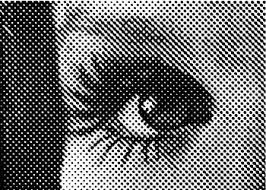
#> input picture image_tramee.jpg, 266 x 190 px
$ jupyter execute TP2.ipynb
#> lines starting #> are read from the running program, lines starting #| are printed output that depends on the picture; after the words box and inside, x2 and y2 are one past the last pixel; in counts of white or black regions, pixels touching at a corner belong together; long printed decimals are rounded
# Transformée de Fourier 2D

[cell 1]
import numpy as np
import matplotlib.pyplot as plt

## 1. Sinusoïde Fenêtrée

[cell 2]
x = np.arange(-500, 501, 1)
X, Y = np.meshgrid(x, x)
period = 200
angle = np.pi/6
grating = np.sin(
    2*np.pi*(X*np.cos(angle) + Y*np.sin(angle)) / period
)
plt.set_cmap("gray")
plt.imshow(grating)
plt.show()

[cell 3]
ft = np.fft.fftshift(grating)
ft = np.fft.fft2(ft)
ft = np.fft.fftshift(ft)

plt.imshow(abs(ft))
plt.xlim([480, 520])
plt.ylim([520, 480])
plt.show()

### 1.1 Transformée de Fourier Inverse 2D

[cell 4]
ift = np.fft.ifftshift(ft)
ift = np.fft.ifft2(ift)
ift = np.fft.ifftshift(ift)
ift = ift.real
plt.imshow(ift)
plt.show()

## 2. Fente (1)

[cell 5]
a = 50
b = 300

x = np.arange(-500, 501, 1)
X, Y = np.meshgrid(x, x)

grating = np.zeros_like(X)
mask = (np.abs(X) <= a / 2) & (np.abs(Y) <= b / 2)
grating[mask] = 1

plt.subplot(121)
plt.set_cmap("gray")
plt.imshow(grating)

ft = np.fft.fftshift(grating)
ft = np.fft.fft2(ft)
ft = np.fft.fftshift(ft)

plt.subplot(122)
plt.imshow(abs(ft))
plt.xlim([450, 550])
plt.ylim([550, 450])

plt.show()

## 3. Fente (2)

[cell 6]
a = 50

x = np.arange(-500, 501, 1)
X, Y = np.meshgrid(x, x)

grating = np.zeros_like(X)
mask = (np.abs(X) <= a / 2)
grating[mask] = 1

plt.subplot(121)
plt.set_cmap("gray")
plt.imshow(grating)

ft = np.fft.fftshift(grating)
ft = np.fft.fft2(ft)
ft = np.fft.fftshift(ft)

plt.subplot(122)
plt.imshow(abs(ft))
plt.xlim([400, 600])
plt.ylim([600, 400])

plt.show()

## 4. Réseau de fentes

[cell 7]
a = 30
num_slits = 8

x = np.arange(-500, 501, 1)
X, Y = np.meshgrid(x, x)

grating = np.zeros_like(X)

for i in range(-num_slits // 2, num_slits // 2 + 1):
    x_offset = i * 100
    mask = (np.abs(X - x_offset) <= a / 2)
    grating[mask] = 1

plt.subplot(121)
plt.set_cmap("gray")
plt.imshow(grating)

ft = np.fft.fftshift(grating)
ft = np.fft.fft2(ft)
ft = np.fft.fftshift(ft)

plt.subplot(122)
plt.imshow(abs(ft))
plt.xlim([400, 600])
plt.ylim([600, 400])

plt.show()

## 5. Superposition de 2 Réseaux

[cell 8]
a = 5
num_slits = 20

x = np.arange(-500, 501, 1)
X, Y = np.meshgrid(x, x)

grating = np.zeros_like(X)

for i in range(-num_slits // 2, num_slits // 2 + 1):
    x_offset = i * 50
    mask = (np.abs(X - x_offset) <= a / 2)
    grating[mask] = 1
for i in range(-num_slits // 2, num_slits // 2 + 1):
    y_offset = i * 50
    mask = (np.abs(Y - y_offset) <= a / 2)
    grating[mask] = 1

plt.subplot(121)
plt.set_cmap("gray")
plt.imshow(grating)

ft = np.fft.fftshift(grating)
ft = np.fft.fft2(ft)
ft = np.fft.fftshift(ft)

plt.subplot(122)
plt.imshow(abs(ft))
plt.xlim([400, 600])
plt.ylim([600, 400])

plt.show()

## 6. Tâche Circulaire

[cell 9]
radius = 80
center = (0, 0)

grating = np.zeros_like(X)

circle_mask = (X - center[0]) ** 2 + (Y - center[1]) ** 2 <= radius ** 2
grating[circle_mask] = 1

plt.subplot(121)
plt.set_cmap("gray")
plt.imshow(grating)

ft = np.fft.fftshift(grating)
ft = np.fft.fft2(ft)
ft = np.fft.fftshift(ft)

plt.subplot(122)
plt.imshow(abs(ft))
plt.xlim([460, 540])
plt.ylim([540, 460])

plt.show()

## 7. Tâche circulaire + Superposition de 2 Réseaux

[cell 10]
for i in range(-num_slits // 2, num_slits // 2 + 1):
    x_offset = i * 50
    mask = (np.abs(X - x_offset) <= a / 2)
    grating[mask] = 1
for i in range(-num_slits // 2, num_slits // 2 + 1):
    y_offset = i * 50
    mask = (np.abs(Y - y_offset) <= a / 2)
    grating[mask] = 1

plt.subplot(131)
plt.set_cmap("gray")
plt.imshow(grating)

ft = np.fft.fftshift(grating)
ft = np.fft.fft2(ft)
ft = np.fft.fftshift(ft)

plt.subplot(132)
plt.imshow(abs(ft))
plt.xlim([460, 540])
plt.ylim([540, 460])

threshold = 70
thresholded_ft = np.where(abs(ft) < threshold, 0, 1)

plt.subplot(133)
plt.imshow(thresholded_ft, cmap='gray')

plt.show()

## 8. Filtrage (Tâche circulaire + 2Réseaux)

[cell 11]
radius = 9
center = (0, 0)

filter_PB = np.zeros_like(X)
circle_mask = (X - center[0]) ** 2 + (Y - center[1]) ** 2 <= radius ** 2
filter_PB[circle_mask] = 1

plt.subplot(131)
plt.set_cmap("gray")
plt.imshow(filter_PB)
plt.xlim([460, 540])
plt.ylim([540, 460])

plt.subplot(132)
plt.set_cmap("gray")
plt.imshow(abs(ft * filter_PB))
plt.xlim([460, 540])
plt.ylim([540, 460])

plt.subplot(133)
ift = np.fft.ifftshift(ft * filter_PB)
ift = np.fft.ifft2(ift)
ift = np.fft.ifftshift(ift)
ift = ift.real
plt.imshow(ift)

plt.show()

[cell 12]
radius = 5
center = [(-20, 0), (20, 0), (0, -20), (0, 20)]

filter_PB = np.ones_like(X)
circle_mask = np.zeros_like(X)
for i in range(len(center)):
    circle_mask += (X - center[i][0]) ** 2 + (Y - center[i][1]) ** 2 <= radius ** 2
filter_PB[circle_mask > 0] = 0

plt.subplot(131)
plt.set_cmap("gray")
plt.imshow(abs(filter_PB))
plt.xlim([460, 540])
plt.ylim([540, 460])

plt.subplot(132)
plt.set_cmap("gray")
plt.imshow(abs(ft * filter_PB))
plt.xlim([460, 540])
plt.ylim([540, 460])

plt.subplot(133)
ift = np.fft.ifftshift(ft * filter_PB)
ift = np.fft.ifft2(ift)
ift = np.fft.ifftshift(ift)
ift = ift.real
plt.imshow(ift)

plt.show()

[cell 13]
a = 21

filter_PB = np.zeros_like(X)
mask = (np.abs(X) <= a / 2)
filter_PB[mask] = 1

plt.subplot(131)
plt.set_cmap("gray")
plt.imshow(abs(filter_PB))
plt.xlim([460, 540])
plt.ylim([540, 460])

plt.subplot(132)
plt.set_cmap("gray")
plt.imshow(abs(ft * filter_PB))
plt.xlim([460, 540])
plt.ylim([540, 460])

plt.subplot(133)
ift = np.fft.ifftshift(ft * filter_PB)
ift = np.fft.ifft2(ift)
ift = np.fft.ifftshift(ift)
ift = ift.real
plt.imshow(ift)

plt.show()

## 9. Détramage

[cell 14]
image_filename = "image_tramee.jpg"
image = plt.imread(image_filename)
#> image is the input picture: shape (190, 266, 3); min 0, max 255, mean 110

height, width, _ = image.shape
#> height = 190; width = 266
center_x = width // 2
#> center_x = 133
center_y = height // 2
#> center_y = 95

image_gray = image[:, :, :3].mean(axis=2) / 255

plt.subplot(231)
plt.imshow(image)

ft = np.fft.fftshift(image_gray)
ft = np.fft.fft2(ft)
ft = np.fft.fftshift(ft)

plt.subplot(232)
plt.imshow(np.abs(ft))

radius = 30
center = [(center_x, center_y)]
#> center = [(133, 95)]

X, Y = np.meshgrid(np.arange(width), np.arange(height))
filter_PB = np.zeros([height, width])
circle_mask = np.zeros([height, width])
for i in range(len(center)):
    circle_mask += (X - center[i][0]) ** 2 + (Y - center[i][1]) ** 2 <= radius ** 2
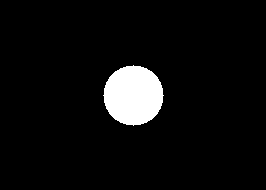
#> circle_mask: shape (190, 266) float64; values 0 (black) and 1 (white), 5.6% white; 1 white region, box (x1, y1, x2, y2) and area: (103, 65, 164, 126) 2821
filter_PB[circle_mask > 0] = 1

threshold = 150
thresholded_ft = np.where(abs(ft) < threshold, 0, 1)
#> thresholded_ft: shape (190, 266) int64; values 0 (black) and 1 (white), 1.6% white in thin lines or dots

plt.subplot(233)
plt.imshow(thresholded_ft, cmap='gray')

plt.subplot(234)
plt.set_cmap("gray")
plt.imshow(filter_PB)

plt.subplot(235)
plt.set_cmap("gray")
plt.imshow(abs(ft * filter_PB))

plt.subplot(236)
ift = np.fft.ifftshift(ft * filter_PB)
ift = np.fft.ifft2(ift)
ift = np.fft.ifftshift(ift)
ift = ift.real
plt.imshow(ift)

plt.show()

## 10. La Terre

[cell 15]
image_filename = "Earth.png"

# Read and process image. It's [X, Y, RGB, mask]. Separate its RGB components.
image = plt.imread(image_filename)
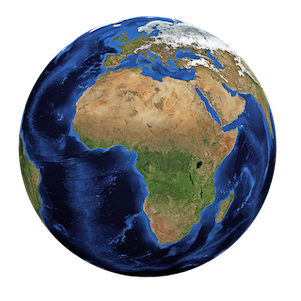
#> input picture Earth.png, 301 x 301 px
#> image is the input picture: shape (301, 301, 4) float32; mean R, G, B, A 0.183, 0.196, 0.214, 0.582
print(image.shape)
#| (301, 301, 4)
for k in range(image.shape[2]):
    plt.subplot(100 + (image.shape[2] + 1) * 10 + k + 1)
    plt.imshow(image[:, :, k])
    plt.axis("off")
plt.show()

[cell 16]
image_gray = image[:, :, :3].mean(axis=2)
#> image_gray: shape (301, 301) float32
print(image_gray.shape)
#| (301, 301)

ft = np.fft.fftshift(image_gray)
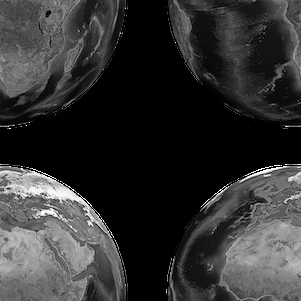
#> ft: shape (301, 301) float32; min 0, max 1, mean 0.198
ft = np.fft.fft2(ft)
ft = np.fft.fftshift(ft)

plt.subplot(231)
plt.imshow(image_gray)

plt.subplot(232)
plt.imshow(np.log(abs(ft)))

height, width, _ = image.shape
#> height = 301; width = 301
center_x = width // 2
#> center_x = 150
center_y = height // 2
#> center_y = 150
radius = 8
center = [(center_x, center_y)]
#> center = [(150, 150)]

X, Y = np.meshgrid(np.arange(width), np.arange(height))
filter_PH = np.ones([height, width])
circle_mask = np.zeros([height, width])
for i in range(len(center)):
    circle_mask += (X - center[i][0]) ** 2 + (Y - center[i][1]) ** 2 <= radius ** 2
#> circle_mask: shape (301, 301) float64; values 0 (black) and 1 (white), 0.22% white; 1 white region, box (x1, y1, x2, y2) and area: (142, 142, 159, 159) 197
filter_PH[circle_mask > 0] = 0

plt.subplot(233)
plt.imshow(filter_PH)

plt.subplot(234)
epsilon = 1e-10
plt.imshow(np.log(abs(ft * filter_PH + epsilon)))

plt.subplot(235)
ift = np.fft.ifftshift(ft * filter_PH)
ift = np.fft.ifft2(ift)
ift = np.fft.ifftshift(ift)
ift = ift.real
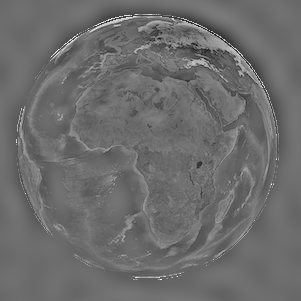
#> ift: shape (301, 301) float64; min -0.709, max 0.952, mean -1.25e-19; drawn with min black and max white
plt.imshow(ift)

plt.show()

## 11. Filtre de Sobel pour la détection de Contours.

[cell 17]
from scipy.ndimage import convolve

[cell 18]
sobel_x = np.array([[-1, 0, 1], [-2, 0, 2], [-1, 0, 1]])
image_sobel_x = convolve(image_gray, sobel_x)

sobel_y = np.array([[-1, -2, -1], [0, 0, 0], [1, 2, 1]])
image_sobel_y = convolve(image_gray, sobel_y)

gradient_magnitude = np.sqrt(image_sobel_x**2 + image_sobel_y**2)
print(gradient_magnitude.shape)
#| (301, 301)

plt.subplot(131)
plt.imshow(image_sobel_x, cmap='gray')
plt.title('Sobel X')
plt.axis("off")

plt.subplot(132)
plt.imshow(image_sobel_y, cmap='gray')
plt.title('Sobel Y')
plt.axis("off")

plt.subplot(133)
plt.imshow(gradient_magnitude, cmap='gray')
plt.title('Magnitude grad')
plt.axis("off")

plt.show()

## 12. Uranus

[cell 19]
from skimage.filters import threshold_otsu
from skimage.morphology import binary_erosion, binary_dilation
from skimage.measure import label, regionprops
from skimage.color import label2rgb

[cell 20]
image_filename = "uranus-jwst-nasa.png"

image = plt.imread(image_filename)
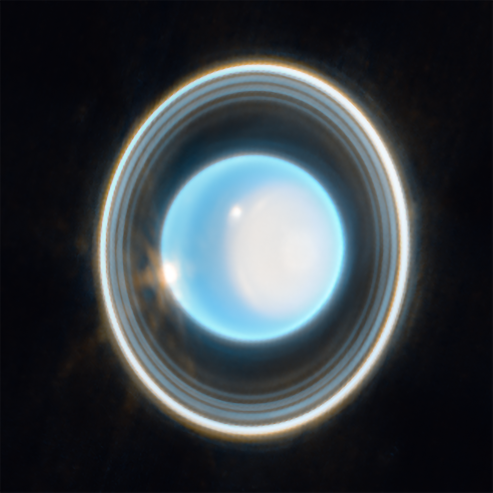
#> input picture uranus-jwst-nasa.png, 985 x 985 px (shown at 1/2 size)
#> image is the input picture: shape (985, 985, 3) float32; mean R, G, B 0.217, 0.246, 0.265
image_gray = image[:, :, :3].mean(axis=2)
#> image_gray: shape (985, 985) float32

plt.subplot(131)
plt.imshow(image_gray, cmap='gray')
plt.title('Gray Uranus')
plt.axis("off")

image_sobel_x = convolve(image_gray, sobel_x)
#> image_sobel_x: shape (985, 985) float32
image_sobel_y = convolve(image_gray, sobel_y)
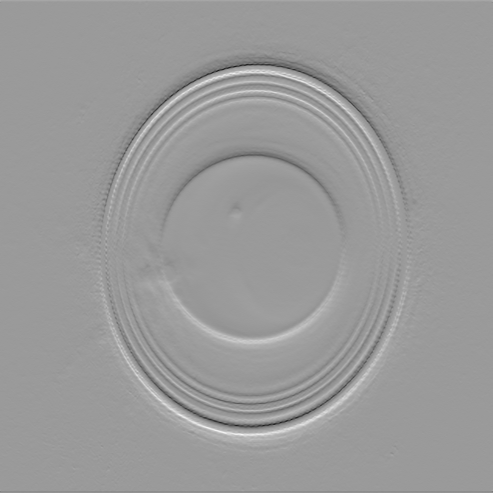
#> image_sobel_y: shape (985, 985) float32 (shown at 1/2 size); min -1.12, max 0.735, mean -1.25e-05; drawn with min black and max white
gradient_magnitude = np.sqrt(image_sobel_x**2 + image_sobel_y**2)
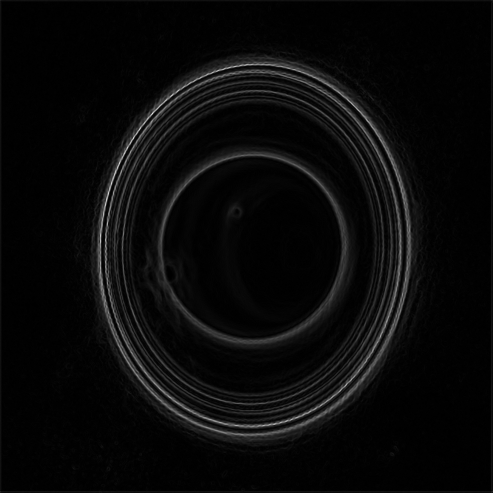
#> gradient_magnitude: shape (985, 985) float32 (shown at 1/2 size); min 0, max 1.31, mean 0.051; drawn with min black and max white

plt.subplot(132)
plt.imshow(gradient_magnitude, cmap='gray')
plt.title('Mag Grad Uranus')
plt.axis("off")

threshold_value = threshold_otsu(gradient_magnitude)
#> threshold_value = 0.177
binary_image = gradient_magnitude > threshold_value
#> binary_image: shape (985, 985) bool; 7.9% white; 328 white regions (249 under 20 px), largest, box (x1, y1, x2, y2) and area: (192, 110, 827, 883) 24551, (208, 138, 805, 857) 15743, (315, 302, 697, 690) 13197

plt.subplot(133)
plt.imshow(binary_image, cmap='gray')
plt.title('Binary Otsu Uranus')
plt.axis("off")

plt.show()

[cell 21]
radius = 5
struct = np.ones((radius,radius))
opened_image = binary_dilation(binary_erosion(binary_image, struct), struct)
#> opened_image: shape (985, 985) bool; 5.3% white; 55 white regions, largest, box (x1, y1, x2, y2) and area: (192, 115, 825, 882) 22765, (315, 302, 697, 690) 13062, (240, 176, 805, 857) 9920

plt.subplot(131)
plt.imshow(opened_image, cmap='gray')
plt.title(f"Opened Uranus r={radius}")
plt.axis("off")

plt.subplot(132)
labeled_image, num_labels = label(opened_image, connectivity=2, return_num=True)
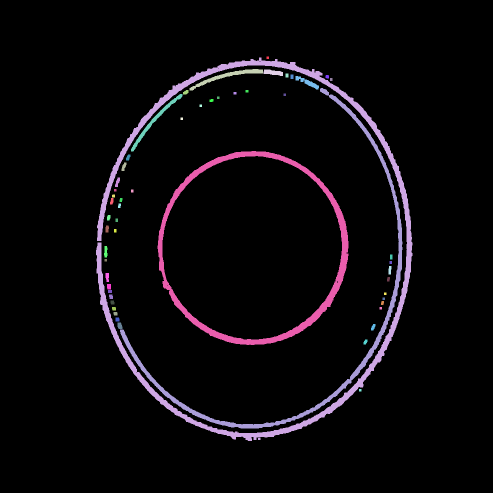
#> labeled_image: shape (985, 985) int32 (shown at 1/2 size); 56 distinct labels, from 0 to 55; one colour per label, 0 black
#> num_labels = 55
plt.imshow(opened_image, cmap='nipy_spectral')
plt.title('Labeled Uranus')
plt.axis("off")
print(num_labels)
#| 55

label_number = 20
selected_component = (labeled_image == label_number)
#> selected_component: shape (985, 985) bool; 1.3% white; 1 white region

plt.subplot(133)
plt.imshow(selected_component, cmap='gray')
plt.title(f'Connex #{label_number}')
plt.axis("off")

plt.show()

[cell 22]
properties = regionprops(selected_component.astype(int))
#> properties = 1 regions; box (x1, y1, x2, y2) and area: (315, 302, 697, 690) 13062

minr, minc, maxr, maxc = properties[0].bbox
#> minr = 302; minc = 315; maxr = 690; maxc = 697
bx = (minc, maxc, maxc, minc, minc)
#> bx = (315, 697, 697, 315, 315)
by = (minr, minr, maxr, maxr, minr)
#> by = (302, 302, 690, 690, 302)
plt.plot(bx, by, '-b', linewidth=2.5)
plt.imshow(selected_component, cmap='gray')
plt.title(f'Connex #{label_number}')
plt.axis("off")

pixels_uranus = maxc-minc
#> pixels_uranus = 382
URANUS_RADIUS = 25362000
real_distance = 2*URANUS_RADIUS/pixels_uranus
#> real_distance = 132785.3

#If pixel is a suqare
print(f"Diameter of Uranus in pixels\t=\t{pixels_uranus}\t\t\tpixels\nReal Distance -> 1 pixel\t=\t{real_distance/1000}\tkm")
#| Diameter of Uranus in pixels	=	382			pixels
#| Real Distance -> 1 pixel	=	132.785	km

plt.show()
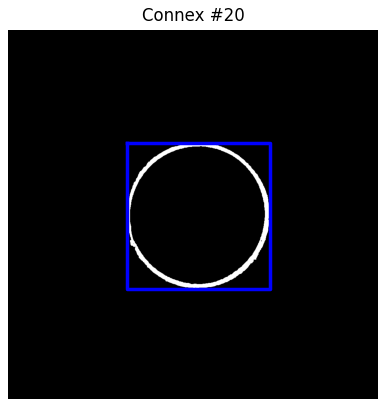
#> figure drawn by matplotlib, 1 panel

[cell 23]
DISTANCE_EARTH_URANUS = 2.723e+09

real_angle = np.arctan(real_distance/DISTANCE_EARTH_URANUS)
#> real_angle = 4.88e-05
real_angle_arcs = real_angle * (3600 * 180)/np.pi
#> real_angle_arcs = 10.06

print(f"Real Angle -> 1 pixel\t=\t{real_angle_arcs}\t\tarcsec")
#| Real Angle -> 1 pixel	=	10.058		arcsec

On connait à présent le pas d'échantillonnage du JWST, en simplifiant et on le considèrant que sa transmittance est de forme carré de côté A :
$$\\
\begin{array}{rcl}
\mathfrak{F}\left[\Pi_{A}\times\Pi_{A}\right](u,v) &\;=\;&  \text{sinc}\left(\pi u A\right)\text{sinc}\left(\pi v A\right) \\
&\;=\;&  \text{sinc}\left(\dfrac{\pi X A}{\lambda f}\right) \text{sinc}\left(\dfrac{\pi Y A}{\lambda f}\right)\\
&\;=\;&  \text{sinc}\left(\dfrac{\pi \theta_X A}{\lambda}\right) \text{sinc}\left(\dfrac{\pi \theta_Y A}{\lambda}\right)\\
\end{array}$$
La taille de la tâche de diffraction qui correspond à la première annulation de la TF est, selon x :
$$ \Delta \theta_X \;=\; \dfrac{2\lambda}{A} $$
De l'autre côté nous avons :
$$ \Delta \theta_X \;=\; \texttt{nb_pixels} \times \texttt{sampling_step}$$

## 14. Représenter des Téléscopes

[cell 24]
num_points = 5
radius = 2

random_x = np.random.randint(0, width, num_points)
#> random_x = [172, 47, 117, 192, 251]
random_y = np.random.randint(0, height, num_points)

width, height = 500, 500

x = np.arange(0, width, 1)
y = np.arange(0, height, 1)
X, Y = np.meshgrid(x, y)

image = np.zeros((height, width))
for i in range(num_points):
    image += (X - random_x[i]) ** 2 + (Y - random_y[i]) ** 2 <= radius ** 2
#> image: shape (500, 500) float64; values 0 (black) and 1 (white), 0.03% white in thin lines or dots, all inside (x1, y1, x2, y2) = (45, 7, 254, 280)
# image[random_y, random_x] = 1

### 14.1 Téléscope circulaire

[cell 25]
plt.subplot(231)
plt.imshow(image, cmap='gray')
plt.axis("off")

ft = np.fft.fftshift(image)
ft = np.fft.fft2(ft)
ft = np.fft.fftshift(ft)

plt.subplot(232)
plt.imshow(abs(ft))
plt.axis("off")

threshold = 2
thresholded_ft = np.where(abs(ft) < threshold, 0, 1)

plt.subplot(233)
plt.imshow(thresholded_ft, cmap='gray')
plt.axis("off")
height, width = image.shape

radius_telescope = 50
center = (width // 2, height // 2)
grating = np.zeros_like(image)
circle_mask = (X - center[0]) ** 2 + (Y - center[1]) ** 2 <= radius_telescope ** 2
grating[circle_mask] = 1

plt.subplot(234)
plt.imshow(grating, cmap='gray')
plt.axis("off")

plt.subplot(235)
ft_plus_grating = grating * ft
plt.imshow(abs(ft_plus_grating), cmap='gray')
plt.axis("off")

plt.subplot(236)
ift = np.fft.ifftshift(ft_plus_grating)
ift = np.fft.ifft2(ift)
ift = np.fft.ifftshift(ift)
ift = ift.real
plt.imshow(ift)
plt.axis("off")

plt.show()

[cell 26]
threshold = 0.005
thresholded_ift = np.where(ift < threshold, 0, 1)

plt.imshow(thresholded_ift)
plt.show()

### 14.2 Téléscope carré

[cell 27]
plt.subplot(231)
plt.imshow(image, cmap='gray')
plt.axis("off")

ft = np.fft.fftshift(image)
ft = np.fft.fft2(ft)
ft = np.fft.fftshift(ft)

plt.subplot(232)
plt.imshow(abs(ft))
plt.axis("off")

threshold = 2
thresholded_ft = np.where(abs(ft) < threshold, 0, 1)

plt.subplot(233)
plt.imshow(thresholded_ft, cmap='gray')
plt.axis("off")
height, width = image.shape

edge_square_telescope = 100
center = (width // 2, height // 2)
grating = np.zeros_like(image)
mask = (np.abs(X - center[0]) <= edge_square_telescope / 2) & (np.abs(Y - center[1]) <= edge_square_telescope / 2)
grating[mask] = 1

plt.subplot(234)
plt.imshow(grating, cmap='gray')
plt.axis("off")

plt.subplot(235)
ft_plus_grating = grating * ft
plt.imshow(abs(ft_plus_grating), cmap='gray')
plt.axis("off")

plt.subplot(236)
ift = np.fft.ifftshift(ft_plus_grating)
ift = np.fft.ifft2(ift)
ift = np.fft.ifftshift(ift)
ift = ift.real
plt.imshow(ift)
plt.axis("off")

plt.show()

[cell 28]
threshold = 0.01
thresholded_ift = np.where(ift < threshold, 0, 1)

plt.imshow(thresholded_ift)
plt.show()

[cell 29]
plt.imshow(image)
plt.show()

### 14.3 Téléscope hexagonal

[cell 30]
plt.subplot(231)
plt.imshow(image, cmap='gray')
plt.axis("off")

ft = np.fft.fftshift(image)
ft = np.fft.fft2(ft)
ft = np.fft.fftshift(ft)

plt.subplot(232)
plt.imshow(abs(ft))
plt.axis("off")

threshold = 2
thresholded_ft = np.where(abs(ft) < threshold, 0, 1)

plt.subplot(233)
plt.imshow(thresholded_ft, cmap='gray')
plt.axis("off")
height, width = image.shape

#######################################

radius_hexagon = 50

grating = np.zeros_like(image)
Ynew = Y - center[1]
Xnew = X - center[0]
mask = (np.abs(Xnew) <= radius_hexagon) & (np.abs(Ynew) <= np.sqrt(3)*radius_hexagon)
mask += (np.abs(Xnew - radius_hexagon) <= (radius_hexagon-np.abs(Ynew)/np.sqrt(3))) & (X >= center[0] + radius_hexagon)
mask += (np.abs(Xnew + radius_hexagon) <= (radius_hexagon-np.abs(Ynew)/np.sqrt(3))) & (X <= center[0] - radius_hexagon)
grating[mask] = 1

#######################################

plt.subplot(234)
plt.imshow(grating, cmap='gray')
plt.axis("off")

plt.subplot(235)
ft_plus_grating = grating * ft
plt.imshow(abs(ft_plus_grating), cmap='gray')
plt.axis("off")

plt.subplot(236)
ift = np.fft.ifftshift(ft_plus_grating)
ift = np.fft.ifft2(ift)
ift = np.fft.ifftshift(ift)
ift = ift.real
plt.imshow(ift)
plt.axis("off")

plt.show()

[cell 31]
threshold = 0.01
thresholded_ift = np.where(ift < threshold, 0, 1)

plt.imshow(thresholded_ift)
plt.show()
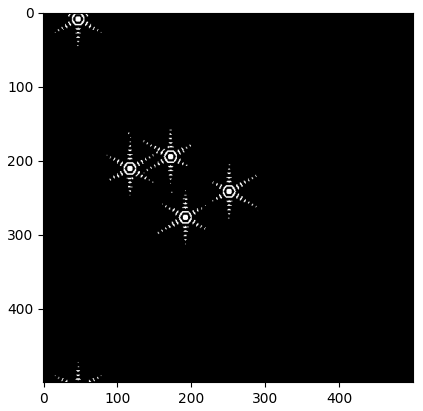
#> figure drawn by matplotlib, 1 panel

### 14.4 James Webb Telescope (1)

[cell 32]
num_points = 5
radius = 2

width, height = 1000, 1000
lim = 100

random_x = np.random.randint(lim, width - lim, num_points)
random_y = np.random.randint(lim, height - lim, num_points)

x = np.arange(0, width, 1)
y = np.arange(0, height, 1)
X, Y = np.meshgrid(x, y)

image = np.zeros((height, width))
for i in range(num_points):
    image += (X - random_x[i]) ** 2 + (Y - random_y[i]) ** 2 <= radius ** 2

#### 14.4.1 Transmittance du JWST

[cell 33]
radius_hexagon = 40
D1_JWST = 2*np.sqrt(3)*radius_hexagon + 4
D2_JWST = 2*np.sqrt(3)*radius_hexagon - 12

height, width = image.shape
center_x = width // 2
center_y = height // 2

centers = [(center_x, D1_JWST * (i + 1) + center_y) for i in range(2)]
centers.extend([(center_x, -D1_JWST * (i + 1) + center_y) for i in range(2)])
centers.extend([(D2_JWST + center_x, D1_JWST * (i - 1.5) + center_y) for i in range(4)])
centers.extend([(-D2_JWST + center_x, D1_JWST * (i - 1.5) + center_y) for i in range(4)])
centers.extend([(-2*D2_JWST + center_x, D1_JWST * (i - 1) + center_y) for i in range(3)])
centers.extend([(2*D2_JWST + center_x, D1_JWST * (i - 1) + center_y) for i in range(3)])


grating = np.zeros_like(image)
mask = np.zeros_like(image)
for c in centers:
    Ynew = Y - c[1]
    Xnew = X - c[0]
    mask += (np.abs(Xnew) <= radius_hexagon) & (np.abs(Ynew) <= np.sqrt(3)*radius_hexagon)
    mask += (np.abs(Xnew - radius_hexagon) <= (radius_hexagon-np.abs(Ynew)/np.sqrt(3))) & (X >= c[0] + radius_hexagon)
    mask += (np.abs(Xnew + radius_hexagon) <= (radius_hexagon-np.abs(Ynew)/np.sqrt(3))) & (X <= c[0] - radius_hexagon)

mask2 = np.zeros_like(image)
mask2 += (np.abs(X - center_x) <= 7) & (Y <= center_y) & (Y >= 50)
mask2 += (Y >= center_y) & (np.sqrt(3)*(X - center_y) > Y - center_y - 18) & (np.sqrt(3)*(X - center_y) < Y - center_y + 12)
mask2 += (Y >= center_y) & (np.sqrt(3)*(- X + center_y) >= Y - center_y - 18) & (np.sqrt(3)*(- X + center_y) < Y - center_y + 12)

grating[mask > 0] = 1
grating[mask2 > 0] = 0

plt.imshow(grating)
plt.show()
